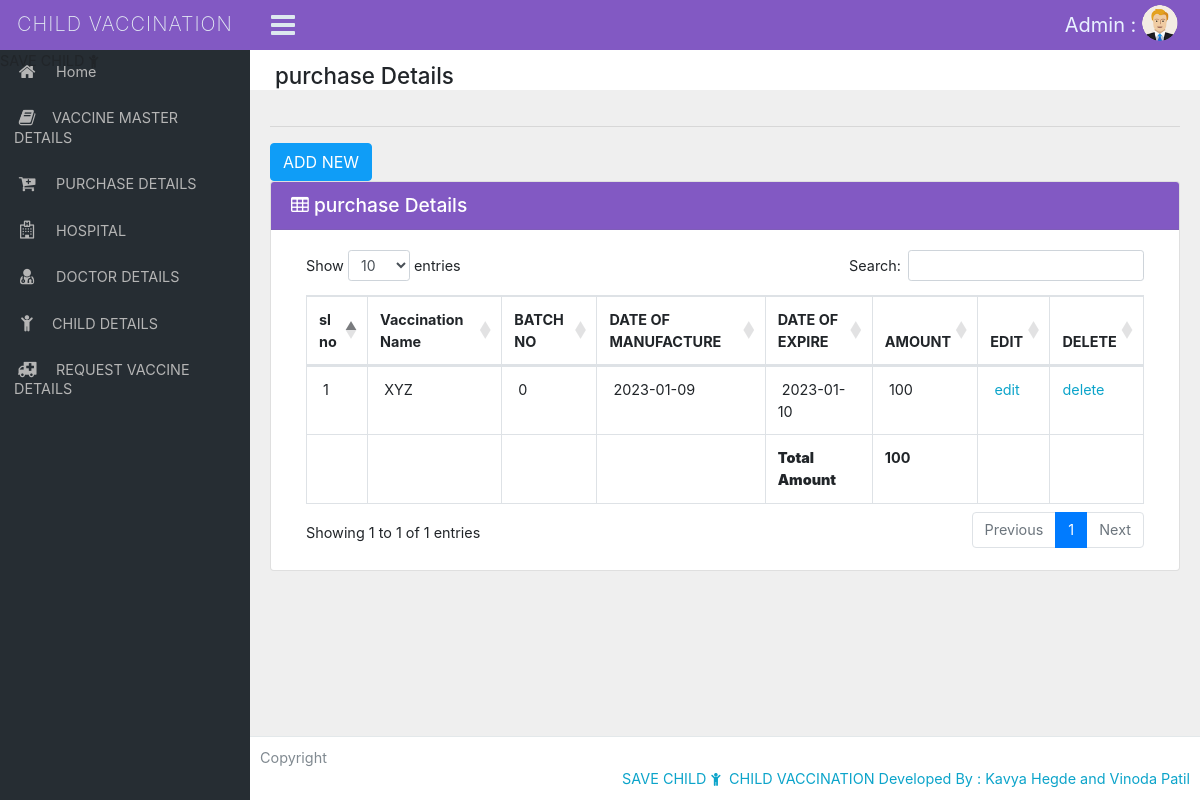
The page /admin/Purchase_view.php (signed in) on the database as committed earlier.
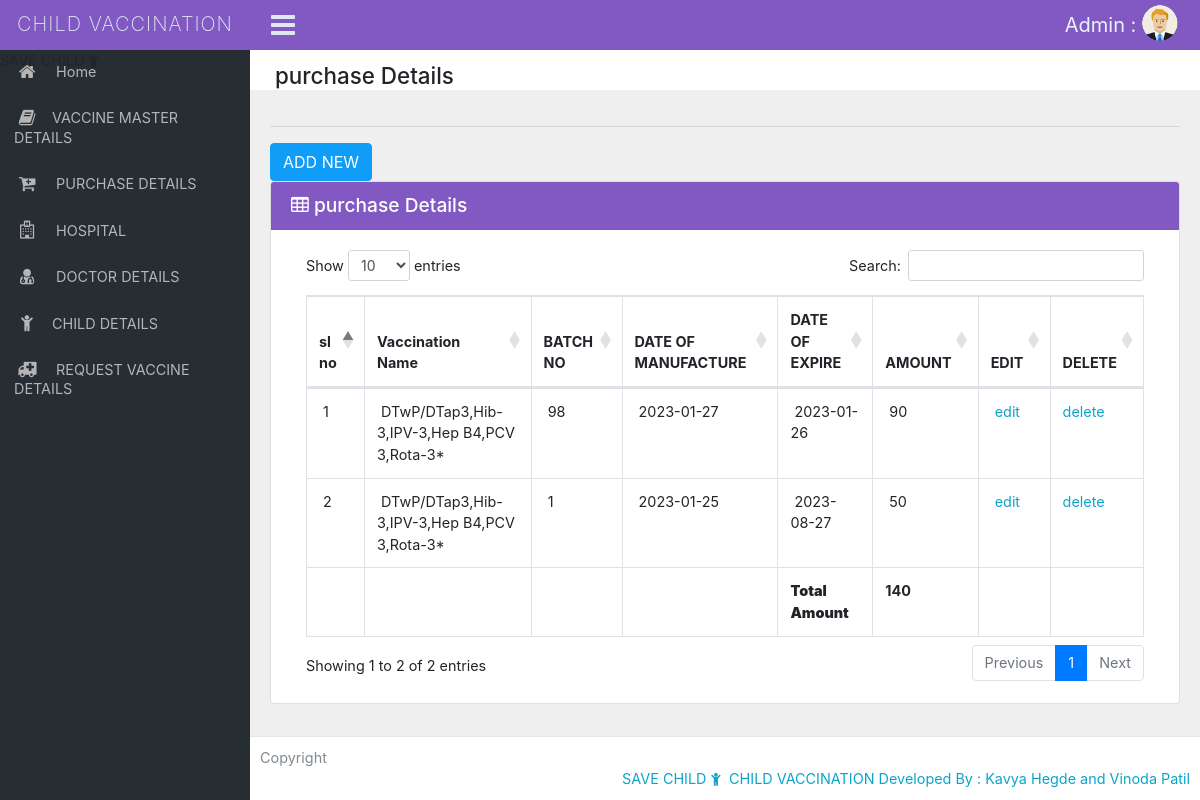
The same page on the database as committed later.
### tables this page shows
CREATE TABLE `purchase` (
  `purchase_id` int(100) NOT NULL,
  `v_id` int(100) NOT NULL,
  `batch_no` int(100) NOT NULL,
  `dmfg` date NOT NULL,
  `dexp` date NOT NULL,
  `amount` int(100) NOT NULL
);

CREATE TABLE `vaccine_master` (
  `v_id` int(100) NOT NULL,
  `vname` varchar(100) NOT NULL,
  `duration_type` varchar(100) NOT NULL,
  `duration_of_vaccine` int(11) NOT NULL,
  `stock` int(11) NOT NULL,
  `image` varchar(300) NOT NULL,
  `description` varchar(100) NOT NULL
);

### admin/Purchase_view.php (the view, shortened to what this page needs)
<!DOCTYPE html>
<html lang="en">
<?php include('metadata.php'); ?>
<body class="adminbody">
<div id="main">
<?php include('header.php'); ?>
  <?php include('sidebar.php'); ?>
    <div class="content-page">
        <div class="content">
      <div class="container-fluid">
        <div class="row">
            <div class="col-xl-12">
                <div class="breadcrumb-holder">
                    <h1 class="main-title float-left"> purchase Details</h1>
                    <div class="clearfix"></div>
                </div>
            </div>
        </div>
        <hr>
<a href="Purchase_information.php" class="btn btn-primary">ADD NEW</a>
<div class="row">
            <div class="col-xs-12 col-sm-12 col-md-12 col-lg-12 col-xl-12">
              <div class="card mb-3">
                <div class="card-header">
                  <h3><i class="fa fa-table"></i> purchase Details </h3>
                </div>
                <div class="card-body">
                  <div class="table-responsive">
                  <table id="example1" class="table table-bordered table-hover display">
                    <thead>
  <tr>
    <th>sl no </th>
	<th>Vaccination Name</th>
    <th>BATCH NO </th>
    <th>DATE OF MANUFACTURE </th>
    <th>DATE OF EXPIRE </th>
    <th>AMOUNT</th>
    <th>EDIT</th>
    <th>DELETE</th>
  </tr>
</thead>
<tbody>
 <?php
include('../dbconnect/dbconnect.php');
$sl=1;
$tot=0;
$sql="select * from purchase pu,vaccine_master mv where pu.v_id=mv.v_id";
$res=mysqli_query($conn,$sql);
while($row=mysqli_fetch_array($res))
{
$tot=$tot+$row['amount'];
?>
  <tr>
    <td>&nbsp;<?php echo $sl++;?></td>
	<td>&nbsp;<?php echo $row['vname'];?></td>
    <td>&nbsp;<?php echo $row['batch_no'];?></td>
    <td>&nbsp;<?php echo $row['dmfg'];?></td>
    <td>&nbsp;<?php echo $row['dexp'];?></td>
    <td>&nbsp;<?php echo $row['amount'];?></td>
    <td>&nbsp;<a href="Purchase_edit.php?purchase_id=<?php echo $row['purchase_id'];?>">edit</a></td>
    <td><a href="Purchase_information_delete.php?purchase_id=<?php echo $row['purchase_id'];?>"onclick="return confirm('are u sure want to delete')">delete</a></td>
  </tr>
  <?php
}
?>
</tbody>
<tr>
    <th> </th>
  <th></th>
    <th> </th>
    <th> </th>
    <th><strong>Total Amount</strong></th>
    <th><?php echo $tot; ?></th>
    <th></th>
    <th></th>
  </tr>
</table>
</div>
                </div>
              </div>
            </div>
            </div>
    </div>
    </div>
  <?php include('footer.php'); ?>
</div>
</body>
</html>

Rows that differ between the two databases and show on the page:
no longer on this page (row unchanged): purchase: v.vname "XYZ", batch_no "0", dmfg "2023-01-09", dexp "2023-01-10", amount "100"
now on this page (row edited): purchase: v.vname "DTwP/DTap3,Hib-3,IPV-3,Hep B4,PCV 3,Rota-3*", batch_no "98", dmfg "2023-01-27", dexp "2023-01-26", amount "90"
now on this page (row edited): purchase: v.vname "DTwP/DTap3,Hib-3,IPV-3,Hep B4,PCV 3,Rota-3*", batch_no "1", dmfg "2023-01-25", dexp "2023-08-27", amount "50"
Other text that changed with them:
text written by a page script: "Show entries Search: Showing 1 to 1 of 1 entries Previous 1 Next" → "Show entries Search: Showing 1 to 2 of 2 entries Previous 1 Next"
$tot: "100" → "140"
